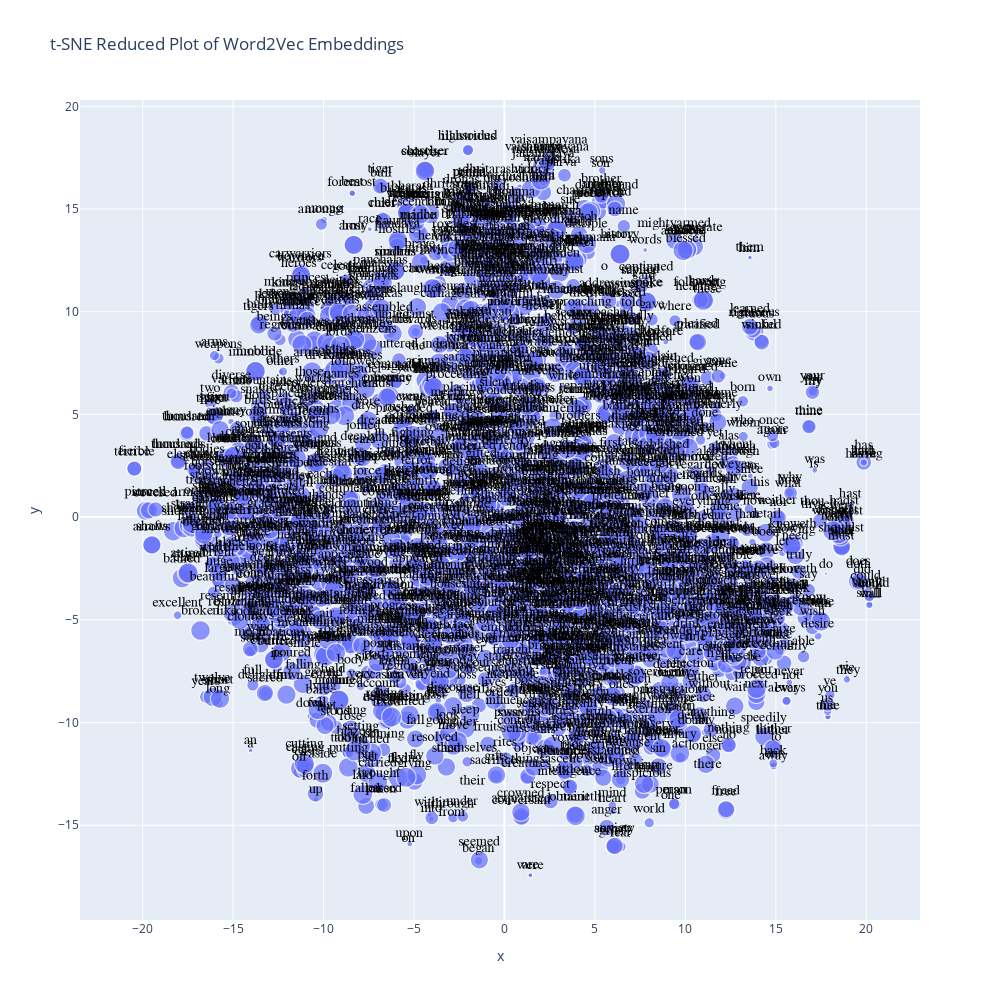

Here is the notebook cell this chart was saved with:
### Code cell
X = TSNE.join(VOCAB, how='left')
tplot = px.scatter(X.reset_index(), 'x', 'y', 
           title="t-SNE Reduced Plot of Word2Vec Embeddings",
        text='term_str', 
        size="dfidf",
        # color='max_pos_group', 
        hover_name='term_str',          
        height=1000,
        width=1000)\
    .update_traces(
        mode='markers+text', 
        textfont=dict(color='black', size=14, family='Arial'),
        textposition='top center')
tplot.write_html(base_path+"/plots/word2vec_tsne.html", include_plotlyjs='cdn', full_html=True, config={'responsive': True})

tplot

### Figure 1 — Plotly figure (JSON) as saved in the notebook; plotly's stock layout.template omitted (floating-point values rounded to 4 significant figures; data arrays with more than 128 entries replaced by an {"elided": "..."} marker saying what was removed)
{"data": [{"hovertemplate": "<b>%{hovertext}</b><br><br>x=%{x}<br>y=%{y}<br>dfidf=%{marker.size}<br>term_str=%{text}<extra></extra>", "hovertext": {"elided": "2024 str values"}, "legendgroup": "", "marker": {"color": "#636efa", "size": {"elided": "2024 float values"}, "sizemode": "area", "sizeref": 0.1313, "symbol": "circle"}, "mode": "markers+text", "name": "", "showlegend": false, "text": {"elided": "2024 str values"}, "textfont": {"color": "black", "family": "Arial", "size": 14}, "textposition": "top center", "type": "scattergl", "x": {"elided": "2024 float values"}, "xaxis": "x", "y": {"elided": "2024 float values"}, "yaxis": "y"}], "layout": {"height": 1000, "legend": {"itemsizing": "constant", "tracegroupgap": 0}, "title": {"text": "t-SNE Reduced Plot of Word2Vec Embeddings"}, "width": 1000, "xaxis": {"anchor": "y", "domain": [0, 1], "title": {"text": "x"}}, "yaxis": {"anchor": "x", "domain": [0, 1], "title": {"text": "y"}}}}
